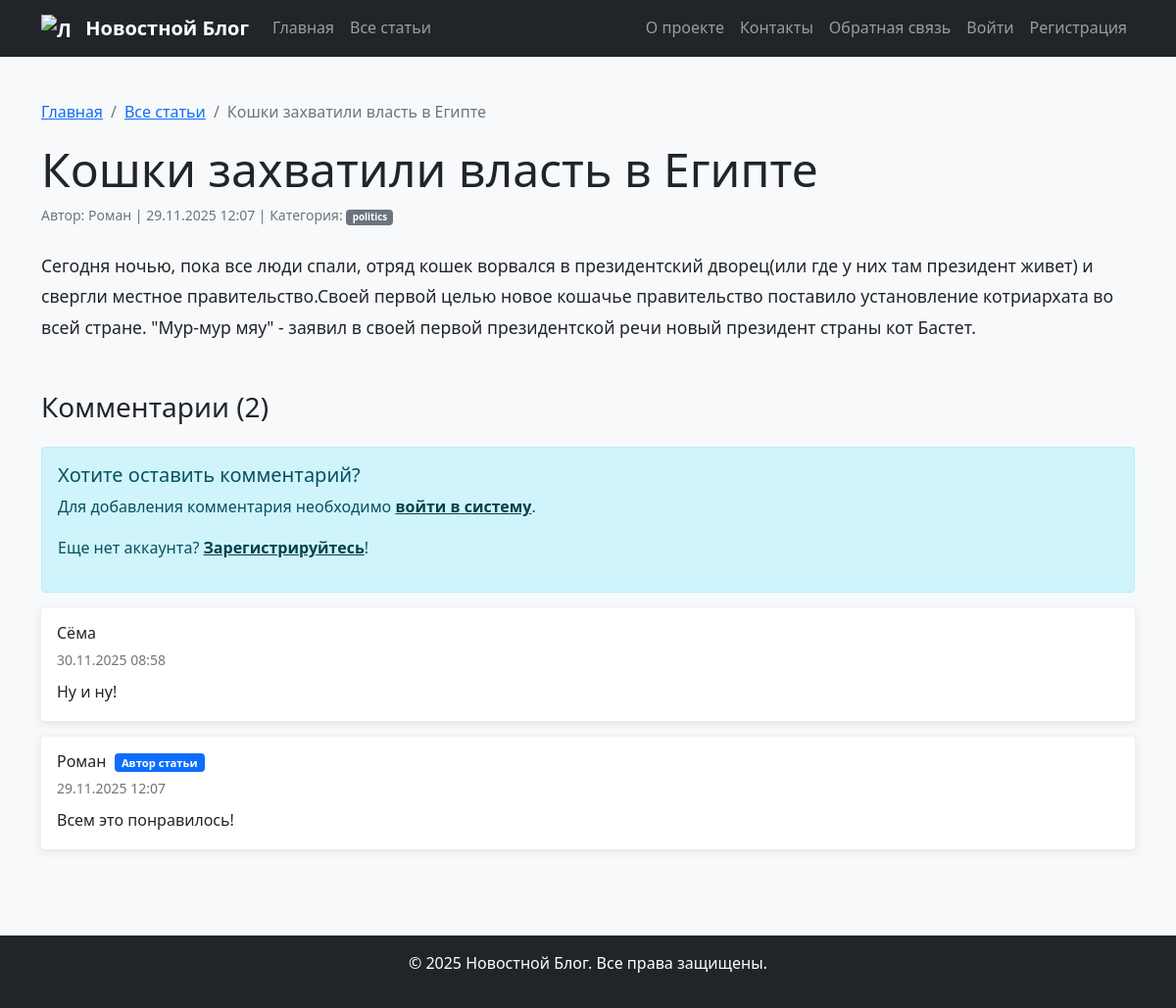
The page /news/2 on the database its author committed.
### models.py (models this page shows, shortened)
class Article(db.Model):
    id = db.Column(db.Integer, primary_key=True)
    title = db.Column(db.String(200), nullable=False)
    text = db.Column(db.Text, nullable=False)
    category = db.Column(db.String(50), default='general')
    created_date = db.Column(db.DateTime, default=datetime.utcnow)
    user_id = db.Column(db.Integer, db.ForeignKey('user.id'), nullable=False)
    comments = db.relationship('Comment', backref='article', lazy=True, cascade='all, delete-orphan', order_by='Comment.date.desc()')

class User(UserMixin, db.Model):
    id = db.Column(db.Integer, primary_key=True)
    name = db.Column(db.String(100), nullable=False)
    email = db.Column(db.String(100), unique=True, nullable=False)
    hashed_password = db.Column(db.String(200), nullable=False)
    created_date = db.Column(db.DateTime, default=datetime.utcnow)
    articles = db.relationship('Article', backref='author', lazy=True)
    comments = db.relationship('Comment', backref='author', lazy=True)

class Comment(db.Model):
    id = db.Column(db.Integer, primary_key=True)
    text = db.Column(db.Text, nullable=False)
    date = db.Column(db.DateTime, default=datetime.utcnow)
    author_name = db.Column(db.String(100), nullable=False)
    article_id = db.Column(db.Integer, db.ForeignKey('article.id'), nullable=False)
    user_id = db.Column(db.Integer, db.ForeignKey('user.id'), nullable=True)

### app.py (the view, shortened to what this page needs)
@app.route('/news/<int:id>', methods=['GET', 'POST'])
def news_article(id):
    article = Article.query.get_or_404(id)
    form = CommentForm()
    comments = Comment.query.filter_by(article_id=article.id).order_by(Comment.date.desc()).limit(10).all()
    total_comments = Comment.query.filter_by(article_id=article.id).count()
    return render_template('article.html',
                         article=article,
                         form=form,
                         comments=comments,
                         total_comments=total_comments)

### app.py (called while the page is built)
@app.context_processor
def inject_current_date():
    return {'current_date': date.today()}

### templates/article.html (shortened to what this page needs)
{% extends "base.html" %}
{% block content %}
<div class="row">
    <div class="col-12">
        <nav aria-label="breadcrumb">
            <ol class="breadcrumb">
                <li class="breadcrumb-item"><a href="{{ url_for('index') }}">Главная</a></li>
                <li class="breadcrumb-item"><a href="{{ url_for('articles') }}">Все статьи</a></li>
                <li class="breadcrumb-item active">{{ article.title }}</li>
            </ol>
        </nav>
        <article>
            <header class="mb-4">
                <h1 class="display-5">{{ article.title }}</h1>
                <div class="d-flex justify-content-between align-items-center">
                    <small class="text-muted">
                        Автор: {{ article.author.name }} |
                        {{ article.created_date.strftime('%d.%m.%Y %H:%M') }} |
                        Категория: <span class="badge bg-secondary">{{ article.category }}</span>
                    </small>
                </div>
            </header>
            <div class="article-content mb-5">
                {% for paragraph in article.text.split('\n') %}
                    <p>{{ paragraph }}</p>
                {% endfor %}
            </div>
        </article>
        <section class="mt-5">
            <div class="d-flex justify-content-between align-items-center mb-3">
                <h3>Комментарии ({{ total_comments }})</h3>
            </div>
            {% if current_user.is_authenticated %}
            <div class="card mb-4">
                <div class="card-body">
                    <h5 class="card-title">Добавить комментарий</h5>
                    <p class="text-muted">Вы вошли как: <strong>{{ current_user.name }}</strong></p>
                    <form method="POST">
                        {{ form.hidden_tag() }}
                        <div class="mb-3">
                            {{ form.text.label(class="form-label") }}
                            {{ form.text(class="form-control", rows=3) }}
                            {% if form.text.errors %}
                            <div class="text-danger">
                                {% for error in form.text.errors %}
                                <small>{{ error }}</small>
                                {% endfor %}
                            </div>
                            {% endif %}
                        </div>
                        <div class="d-grid">
                            {{ form.submit(class="btn btn-primary") }}
                        </div>
                    </form>
                </div>
            </div>
            {% else %}
            <div class="alert alert-info">
                <h5>Хотите оставить комментарий?</h5>
                <p>Для добавления комментария необходимо <a href="{{ url_for('login') }}" class="alert-link">войти в систему</a>.</p>
                <p>Еще нет аккаунта? <a href="{{ url_for('register') }}" class="alert-link">Зарегистрируйтесь</a>!</p>
            </div>
            {% endif %}
            {% if comments %}
                {% for comment in comments %}
                <div class="card mb-3">
                    <div class="card-body">
                        <div class="d-flex justify-content-between align-items-start">
                            <div>
                                <h6 class="card-title mb-1">
                                    {{ comment.author_name }}
                                    {% if comment.user_id and comment.user_id == article.user_id %}
                                    <span class="badge bg-primary ms-1">Автор статьи</span>
                                    {% endif %}
                                </h6>
                                <small class="text-muted">{{ comment.date.strftime('%d.%m.%Y %H:%M') }}</small>
                            </div>
                        </div>
                        <p class="card-text mt-2">{{ comment.text }}</p>
                    </div>
                </div>
                {% endfor %}
            {% else %}
                <div class="alert alert-info">
                    Пока нет комментариев. Будьте первым!
                </div>
            {% endif %}
        </section>
    </div>
</div>
{% endblock %}

### static/css/style.css (style rules this page uses)
body { font-family: 'Segoe UI', Tahoma, Geneva, Verdana, sans-serif; line-height: 1.6; background-color: #f8f9fa; display: flex; flex-direction: column; min-height: 100vh; }
.card { border: none; box-shadow: 0 2px 10px rgba(0,0,0,0.1); transition: transform 0.2s ease-in-out; }
.badge { font-size: 0.7em; }
.breadcrumb { background-color: transparent; padding: 0; }
.article-content { font-size: 1.1em; line-height: 1.8; }
body { font-family: 'Segoe UI', Tahoma, Geneva, Verdana, sans-serif; line-height: 1.6; background-color: #f8f9fa; display: flex; flex-direction: column; min-height: 100vh; margin: 0; padding: 0; }

### rows shown on the page
Article: title "Кошки захватили власть в Египте", created_date "29.11.2025 12:07", category "politics", text "Сегодня ночью, пока все люди спали, отряд кошек ворвался в президентский дворец(или где у них там президент живет) и свергли местное правительство.Своей первой целью новое кошачье правительство поставило установление котриархата во всей стране. \"Мур-мур мяу\" - заявил в своей первой президентской речи новый президент страны кот Бастет."
User: author.name "Роман"
Comment: author_name "Сёма", date "30.11.2025 08:58", text "Ну и ну!"
Comment: author_name "Роман", shows "Автор статьи", date "29.11.2025 12:07", text "Всем это понравилось!"

### other values the page prints
{{ total_comments }} "2"
